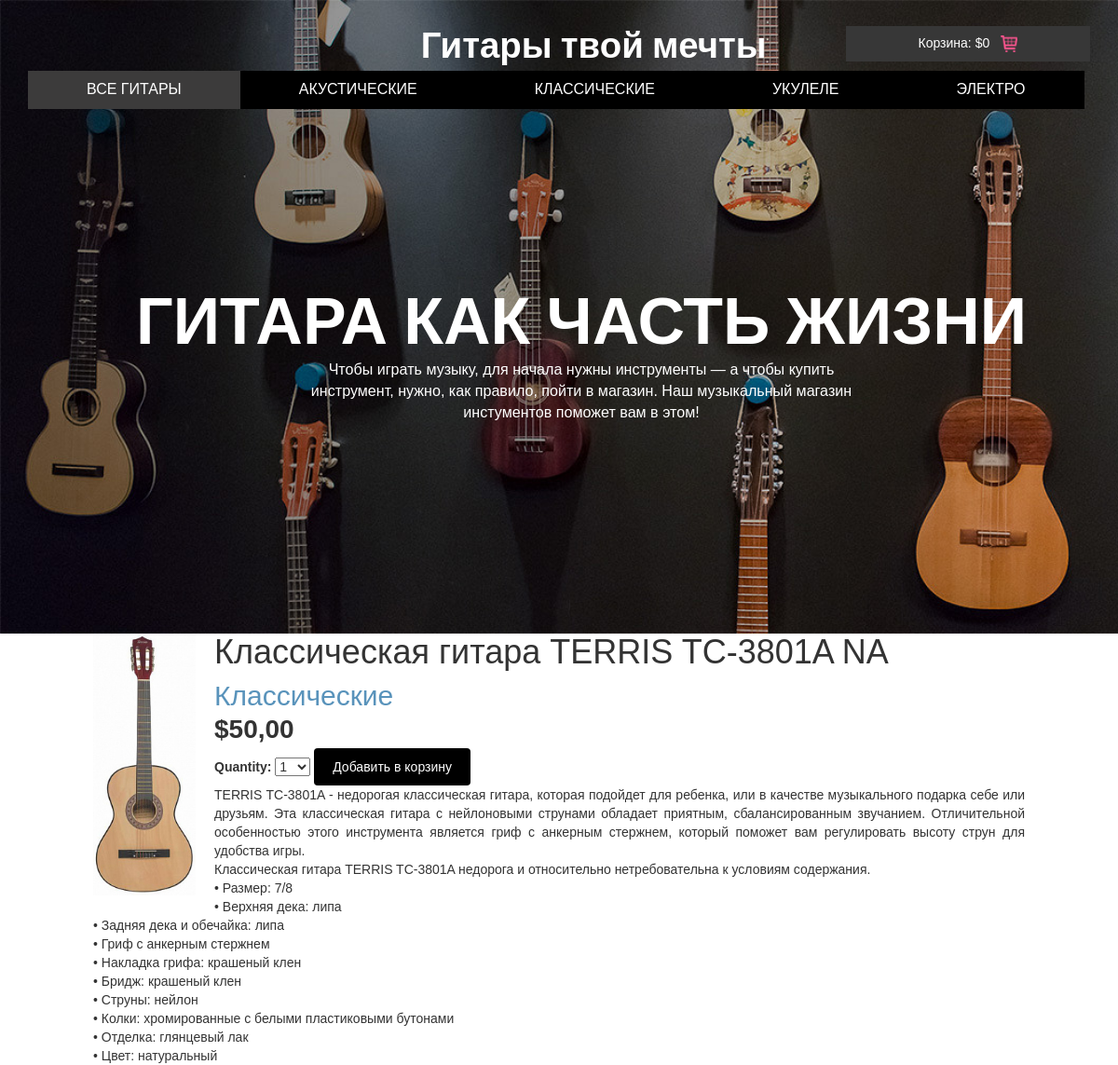
Screenshot of /4/klassicheskaya-gitara-terris-tc-3801a-na with the database file from the repository.
### shop/models.py (models this page shows, shortened)
class Product(models.Model):
    objects = models.Manager()
    category = models.ForeignKey(Category, related_name='products', on_delete=models.CASCADE)
    name = models.CharField(max_length=200, db_index=True)
    slug = models.SlugField(max_length=200, db_index=True)
    image = models.ImageField(upload_to='products/%Y/%m/%d', blank=True)
    description = models.TextField(blank=True)
    price = models.DecimalField(max_digits=10, decimal_places=2)
    stock = models.PositiveIntegerField()
    available = models.BooleanField(default=True)
    created = models.DateTimeField(auto_now_add=True)
    updated = models.DateTimeField(auto_now=True)
    class Meta:
        ordering = ('name',)
        index_together = (('id', 'slug'),)

class Category(models.Model):
    name = models.CharField(max_length=200, db_index=True)
    slug = models.SlugField(max_length=200, db_index=True, unique=True)
    class Meta:
        ordering = ('name',)
        verbose_name = 'Категория'
        verbose_name_plural = 'Категории'
    def __str__(self):
        return self.name
    def get_absolute_url(self):
        return reverse('shop:product_list_by_category',     args=[self.slug])

### shop/views.py (the view)
# urls.py: path('<int:id>/<slug:slug>', views.product_detail,
def product_detail(request, id, slug):
    product = get_object_or_404(Product, id=id, slug=slug, available=True)
    cart_product_form = CartAddProductForm()
    return render(request, 'shop/product/detail.html', {'product': product,
                                                        'cart_product_form': cart_product_form})

### cart/forms.py
class CartAddProductForm(forms.Form):
    quantity = forms.TypedChoiceField(
                                choices=PRODUCT_QUANTITY_CHOICES,
                                coerce=int)
    update = forms.BooleanField(required=False,
                                initial=False,
                                widget=forms.HiddenInput)

### cart/cart.py (called while the page is built)
    def get_total_price(self):
        return sum(Decimal(item['price']) * item['quantity'] for item in self.cart.values())

### cart/context_processors.py (called while the page is built)
def cart(request):
    return {'cart': Cart(request)}

### shop/templates/shop/product/detail.html (shortened to what this page needs)
{% extends "shop/base.html" %}
{% load static %}
{% block content %}
<div class="product-detail">
<img src="{% if product.image %}{{ product.image.url }}{% else %}
{% static 'img/no_image.png' %}{% endif %}">
<h1>{{ product.name }}</h1>
<h2>
<a href="{{ product.category.get_absolute_url }}">{{product.category }}</a>
</h2>
<p class="price">${{ product.price }}</p>
<form action="{% url 'cart:cart_add' product.id %}" method="post">
 {{ cart_product_form }}
 <input type="submit" value="Добавить в корзину">
</form>
{{ product.description|linebreaks }}
</div>
{% endblock %}

### shop/static/css/style.css (style rules this page uses)
body { font-family: 'Arimo', sans-serif; background: #fff; margin:0; }
body a { transition:0.5s all; -webkit-transition:0.5s all; -moz-transition:0.5s all; -o-transition:0.5s all; -ms-transition:0.5s all; }
h1,h2,h3,h4,h5,h6 { margin:0; }
p { margin:0; }

### shop/static/css/component.css (style rules this page uses)
*, *:after, *::before { -webkit-box-sizing: border-box; -moz-box-sizing: border-box; box-sizing: border-box; }

### shop/static/css/base.css (style rules this page uses)
body { margin:0; padding:0; font-family:helvetica, sans-serif; }
h1, h2, h3, h4, h5 , h6 { font-family: 'Ubuntu', sans-serif; font-weight:normal; }
a { text-decoration:none; color:#5993bb; }
img { width:18px; heigth:50px; }
a.button, input[type="submit"] { color:#fff; background:#000; border-radius:4px; padding:10px 20px; font-size:14px; border:0; }
.product-detail { text-align:justify; }
.product-detail .price { color:#333; font-size:28px; font-weight:bold; }
.product-detail img { width:13%; float:left; padding:0 20px 20px 0; }
.product-detail h1 { margin-bottom:0; }
.product-detail h2 { margin-top:10px; }

### rows the page displays
Product: image (picture), name "Классическая гитара TERRIS TC-3801A NA", category "Классические", price "50,00", description "TERRIS TC-3801A - недорогая классическая гитара, которая подойдет для ребенка, или в качестве музыкального подарка себе или друзьям. Эта классическая гитара с нейлоновыми струнами обладает приятным, сбалансированным звучанием. Отличительной особенностью этого инструмента является гриф с анкерным стержнем, который поможет вам регулировать высоту струн для удобства игры. Классическая гитара TERRIS TC-3801A недорога и относительно нетребовательна к условиям содержания. • Размер: 7/8 • Верхняя дека: липа • Задняя дека и обечайка: липа • Гриф c анкерным стержнем • Накладка грифа: крашеный клен • Бридж: крашеный клен • Струны: нейлон • Колки: хромированные с белыми пластиковыми бутонами •…"

### other values shown
{{ cart.get_total_price }} "0"
